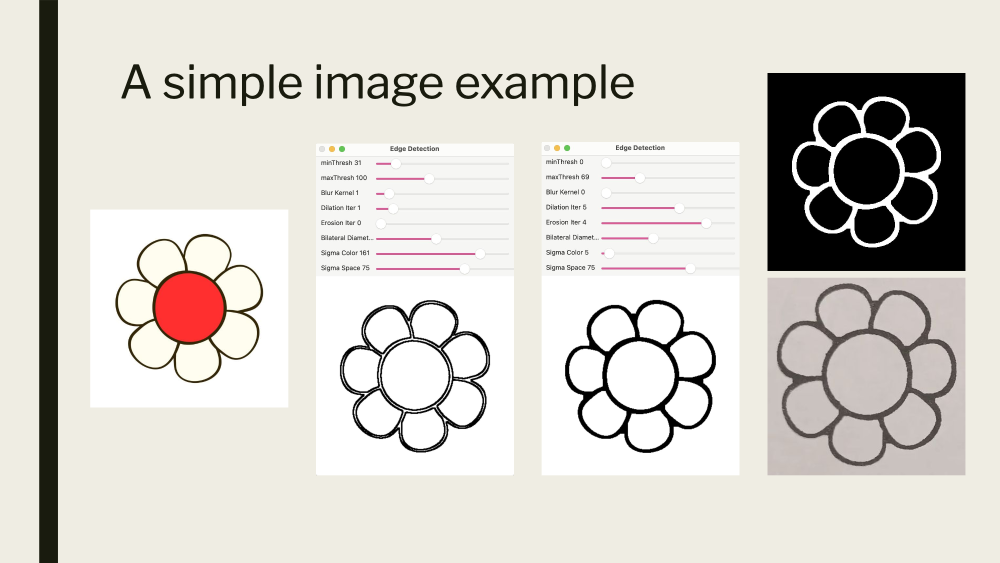
#> input picture example.png, 2000 x 1125 px (shown at 1/2 size)
$ python generate_svg.py
#> lines starting #> are read from the running program, lines starting #| are printed output that depends on the picture
#> the answer given: example.png
import cv2 as cv
import svgwrite
import numpy as np
import os
from typing import Tuple


def resize_image(image: np.ndarray, max_width: int, max_height: int) -> np.ndarray:
    """
    Resizes an image while maintaining its aspect ratio to fit within a given size.

    Args:
        image (np.ndarray): The image to be resized.
        max_width (int): The maximum width of the resized image.
        max_height (int): The maximum height of the resized image.

    Returns:
        np.ndarray: The resized image.
    """
    height, width = image.shape[:2]
    aspect_ratio = width / height

    if width > max_width or height > max_height:
        if width > height:
            new_width = max_width
            new_height = int(max_width / aspect_ratio)
        else:
            new_height = max_height
            new_width = int(max_height * aspect_ratio)
        return cv.resize(image, (new_width, new_height), interpolation=cv.INTER_AREA)
    return image


def get_user_dimensions() -> Tuple[float, float]:
    """
    Prompts the user for the dimensions of the SVG in inches.

    Returns:
        Tuple[float, float]: Height and width in millimeters.
    """
    svg_height_in = float(input("Enter height in inches: "))
#> the answer given: 100
    svg_width_in = float(input("Enter width in inches: "))
#> the answer given: 100
    svg_height_mm = svg_height_in * 25.4
    svg_width_mm = svg_width_in * 25.4
    return svg_height_mm, svg_width_mm


def process_image(image_filename: str, svg_height_mm: float, svg_width_mm: float) -> None:
    """
    Processes the image using a complex workflow including blurring and morphological operations with additional
    control sliders for various parameters, including line thickness.
    """
#> called with image_filename = 'example.png', svg_height_mm = 2540, svg_width_mm = 2540
    # Load the input image
    image = cv.imread(image_filename)
#> image is the input picture: shape (1125, 2000, 3); mean B, G, R 204.5, 210.8, 214.1
    if image is None:
        print(f"Error: Unable to open the image file '{image_filename}'. Please check the filename and try again.")
        return

    # Resize the image while maintaining the aspect ratio
    image_resized = resize_image(image, max_width=600, max_height=400)
#> in resize_image, `return cv.resize(image, (new_width, new_height), interpolation=cv.INTE..`:
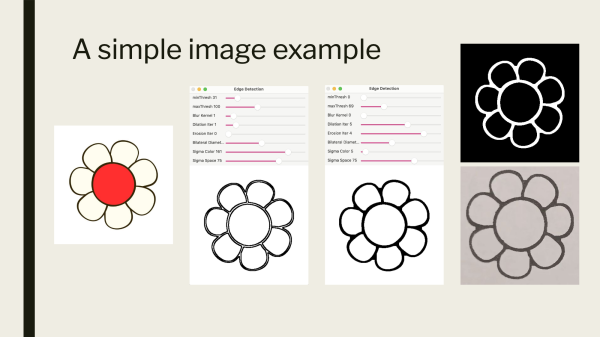
#> returned value: shape (337, 600, 3); mean of channels 0, 1, 2 204.5, 210.8, 214.1; drawn as B, G, R

    # Convert to grayscale
    image_grayscale = cv.cvtColor(image_resized, cv.COLOR_BGR2GRAY)

    # Initialize the window with trackbars
    win_name = 'Edge Detection'
    cv.namedWindow(win_name, cv.WINDOW_NORMAL)
    cv.resizeWindow(win_name, min(image_resized.shape[1], 600), min(image_resized.shape[0], 400))

    # Trackbars for various parameters
    cv.createTrackbar('minThresh', win_name, 30, 255, lambda x: None)  # Canny Min Threshold
    cv.createTrackbar('maxThresh', win_name, 100, 255, lambda x: None)  # Canny Max Threshold
    cv.createTrackbar('Line Thickness', win_name, 1, 10, lambda x: None)  # Line Thickness Slider

    # Trackbars for Gaussian Blur parameters
    cv.createTrackbar('Gaussian Kernel', win_name, 5, 50, lambda x: None)  # Must be odd for Gaussian Blur

    # Set a fixed default kernel for dilation
    dilation_iter = 1  # Fixed iteration count

    while True:
        # Get trackbar values
        minThresh = cv.getTrackbarPos('minThresh', win_name)
        maxThresh = cv.getTrackbarPos('maxThresh', win_name)

        # Gaussian blur kernel size (ensure it's odd and at least 1)
        gaussian_kernel = cv.getTrackbarPos('Gaussian Kernel', win_name)
        if gaussian_kernel % 2 == 0:
            gaussian_kernel += 1
        if gaussian_kernel < 1:
            gaussian_kernel = 1

        # Line thickness from trackbar (scaling it to a reasonable range for kernel size)
        line_thickness = cv.getTrackbarPos('Line Thickness', win_name) + 1  # Min 1, max 10
        thickness_kernel = cv.getStructuringElement(cv.MORPH_RECT, (line_thickness, line_thickness))

        # Apply Gaussian blurring
        blurred_image = cv.GaussianBlur(image_grayscale, (gaussian_kernel, gaussian_kernel), 0)
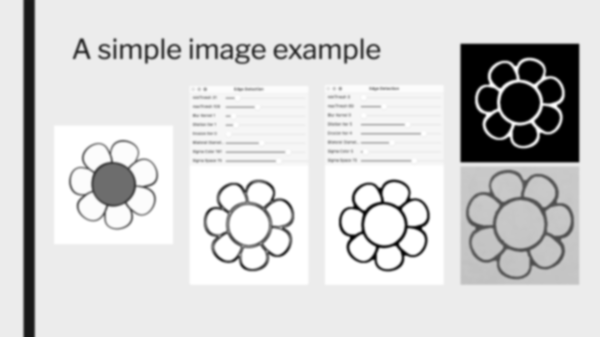
#> blurred_image: shape (337, 600); min 0, max 255, mean 210.9

        # Apply Canny edge detection with current thresholds
        cannyEdge = cv.Canny(blurred_image, minThresh, maxThresh)
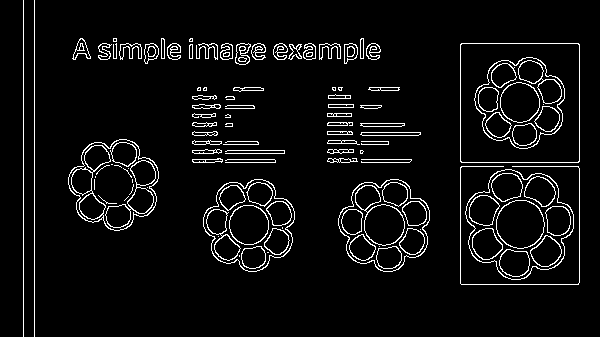
#> cannyEdge: shape (337, 600); 5.6% white in thin lines or dots

        # Apply dilation with the default kernel for line thickness adjustment
        refinedEdge = cv.dilate(cannyEdge, thickness_kernel, iterations=dilation_iter)
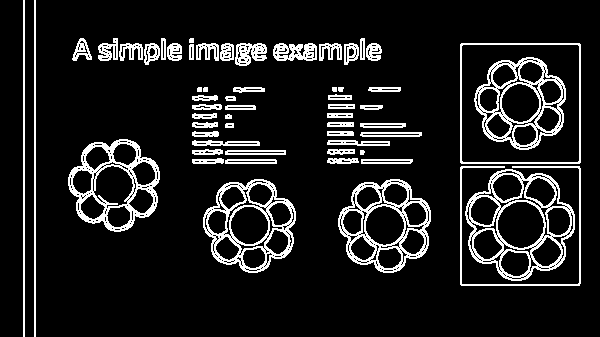
#> refinedEdge: shape (337, 600); 11.6% white in thin lines or dots

        # Create a black background for stamp (inverted)
        stencil_canvas = np.ones_like(image_grayscale) * 0  # Black background
        stencil_canvas[refinedEdge == 0] = 255  # White edges for stamp

        # Display the preview
        cv.imshow(win_name, stencil_canvas)

        # Check for window closure or pressing 'Esc' (ASCII 27)
        key = cv.waitKey(1)
#> (key Esc is pressed here)
        if key == 27 or cv.getWindowProperty(win_name, cv.WND_PROP_VISIBLE) < 1:
            # Save the SVG file before exiting
            save_svg('rubber_stamp.svg', svg_width_mm, svg_height_mm, stencil_canvas)
            break

    cv.destroyAllWindows()


def save_svg(filename: str, width_mm: float, height_mm: float, stencil_canvas: np.ndarray) -> None:
    """
    Saves the given stencil canvas as an SVG file with the background filled and edges untouched,
    and adds a thin red border for laser cutting.

    Args:
        filename (str): The output SVG filename.
        width_mm (float): The width of the SVG in millimeters.
        height_mm (float): The height of the SVG in millimeters.
        stencil_canvas (np.ndarray): The stencil image to save.
    """
    dwg = svgwrite.Drawing(filename, size=(f"{width_mm}mm", f"{height_mm}mm"),
                           viewBox=f"0 0 {stencil_canvas.shape[1]} {stencil_canvas.shape[0]}")

    # Add the filled background to be engraved
    dwg.add(dwg.rect(insert=(0, 0), size=(stencil_canvas.shape[1], stencil_canvas.shape[0]),
                     fill='black'))

    # Create a path to represent the edges that should be raised (not engraved)
    edge_path = dwg.path(fill='none', stroke='white', stroke_width=1)

    # Iterate through stencil_canvas and add paths for the edges
    for y in range(stencil_canvas.shape[0]):
        for x in range(stencil_canvas.shape[1]):
            if stencil_canvas[y, x] == 0:  # Black edges in stencil_canvas
                edge_path.push(f'M {x},{y} h 1 v 1 h -1 z')

    dwg.add(edge_path)

    # Add a thin red border for laser cutting
    border_thickness_pt = 0.072  # Border thickness in points (pt)
    # Convert points to mm (1 pt = 0.35278 mm)
    border_thickness_mm = border_thickness_pt * 0.35278
    dwg.add(dwg.rect(insert=(0, 0), size=(stencil_canvas.shape[1], stencil_canvas.shape[0]),
                     fill='none', stroke='red', stroke_width=border_thickness_mm))

    # Save the SVG file
    dwg.save()
    print(f"SVG saved as '{filename}'")


if __name__ == "__main__":
    # Main script to execute the appropriate function based on user input
    image_filename = input("Enter the image path (e.g., 'images/image.jpg'): ")

    if not os.path.isfile(image_filename):
        print(f"Error: Unable to find the image file '{image_filename}'. Please check the path and extension and try again.")
    else:
        svg_height_mm, svg_width_mm = get_user_dimensions()
        process_image(image_filename, svg_height_mm, svg_width_mm)
#> (the call stopped at in save_svg, `dwg = svgwrite.Drawing(filename, size=(f"{width_mm}mm", f"{height_mm}m..`: svgwrite is not available in this run)
